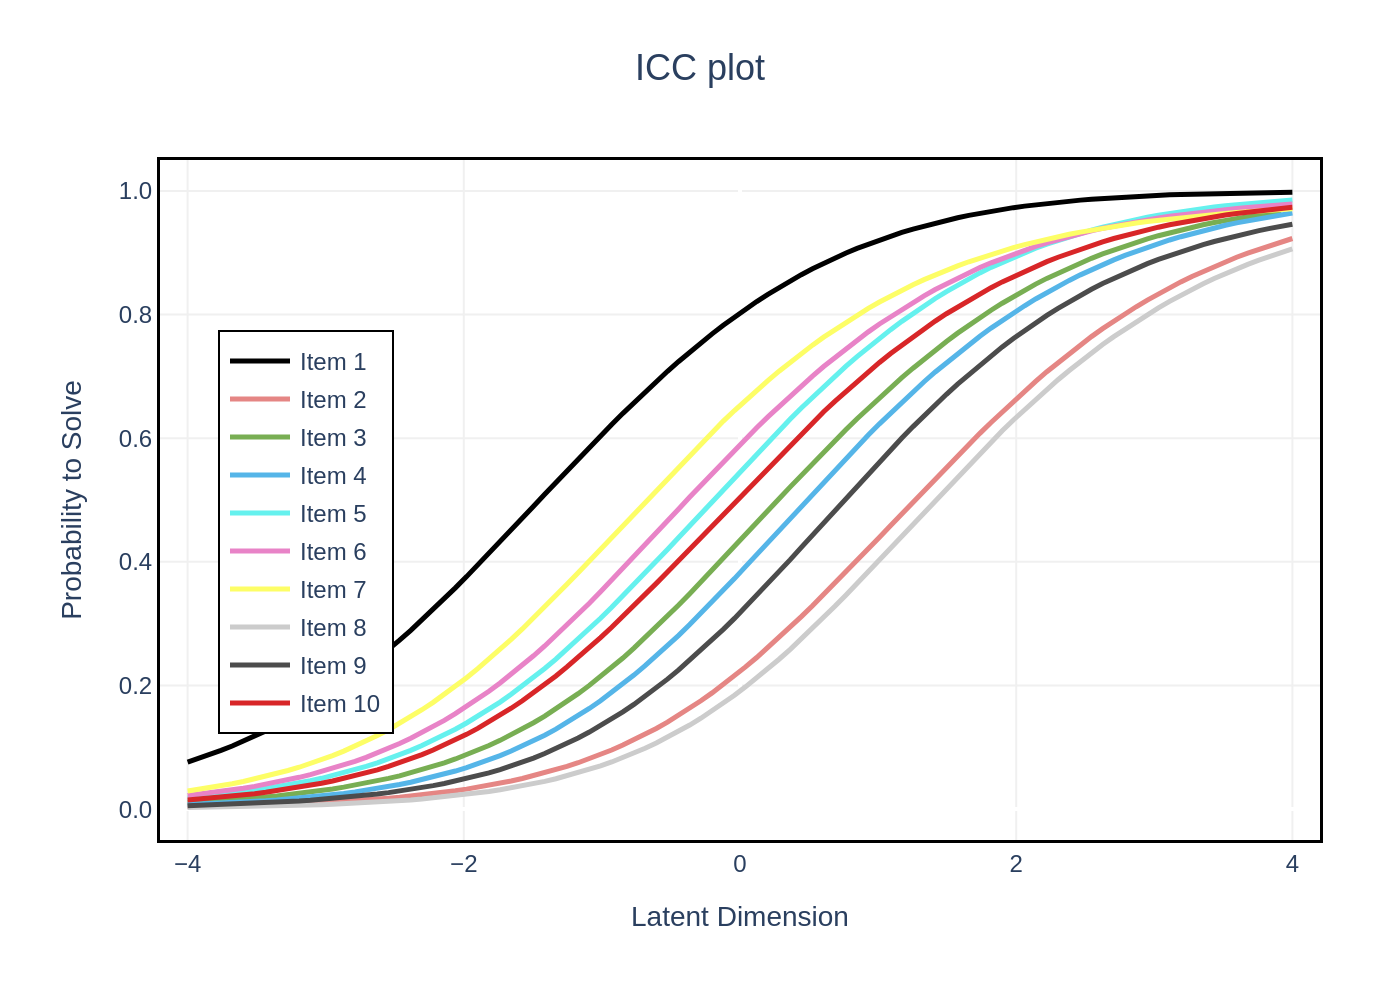

The script that drew this image:
import sys
import json
import pathlib
import plotly.graph_objects as go

def main():
    """
    Main function to generate the chart.
    """
    if len(sys.argv) != 2:
        print("Usage: python <script_name>.py <path_to_json_file>", file=sys.stderr)
        sys.exit(1)

    json_path = pathlib.Path(sys.argv[1])
    if not json_path.is_file():
        print(f"Error: JSON file not found at '{json_path}'", file=sys.stderr)
        sys.exit(1)

    with open(json_path, 'r', encoding='utf-8') as f:
        chart_info = json.load(f)

    chart_data = chart_info.get('chart_data', [])
    texts = chart_info.get('texts', {})
    colors = chart_info.get('colors', [])

    fig = go.Figure()

    for i, series in enumerate(chart_data):
        fig.add_trace(go.Scatter(
            x=series.get('x'),
            y=series.get('y'),
            name=series.get('name'),
            mode='lines',
            line=dict(color=colors[i % len(colors)], width=2.5)
        ))

    fig.update_layout(
        title=dict(
            text=texts.get('title'),
            x=0.5,
            font=dict(size=18)
        ),
        xaxis_title=texts.get('x_axis_title'),
        yaxis_title=texts.get('y_axis_title'),
        font=dict(family="Arial", size=12),
        plot_bgcolor='white',
        paper_bgcolor='white',
        legend=dict(
            x=0.05,
            y=0.75,
            xanchor='left',
            yanchor='top',
            bgcolor='white',
            bordercolor='black',
            borderwidth=1
        ),
        margin=dict(l=80, r=40, t=80, b=80),
        xaxis=dict(
            range=[-4.2, 4.2],
            tickmode='array',
            tickvals=[-4, -2, 0, 2, 4],
            showline=True,
            linewidth=1.5,
            linecolor='black',
            mirror=True,
            gridcolor='#f0f0f0'
        ),
        yaxis=dict(
            range=[-0.05, 1.05],
            tickmode='array',
            tickvals=[0.0, 0.2, 0.4, 0.6, 0.8, 1.0],
            tickformat=".1f",
            showline=True,
            linewidth=1.5,
            linecolor='black',
            mirror=True,
            gridcolor='#f0f0f0'
        )
    )

    output_filename = f"{json_path.stem}.png"
    fig.write_image(output_filename, scale=2)
    print(f"Chart saved to {output_filename}")

if __name__ == "__main__":
    main()
